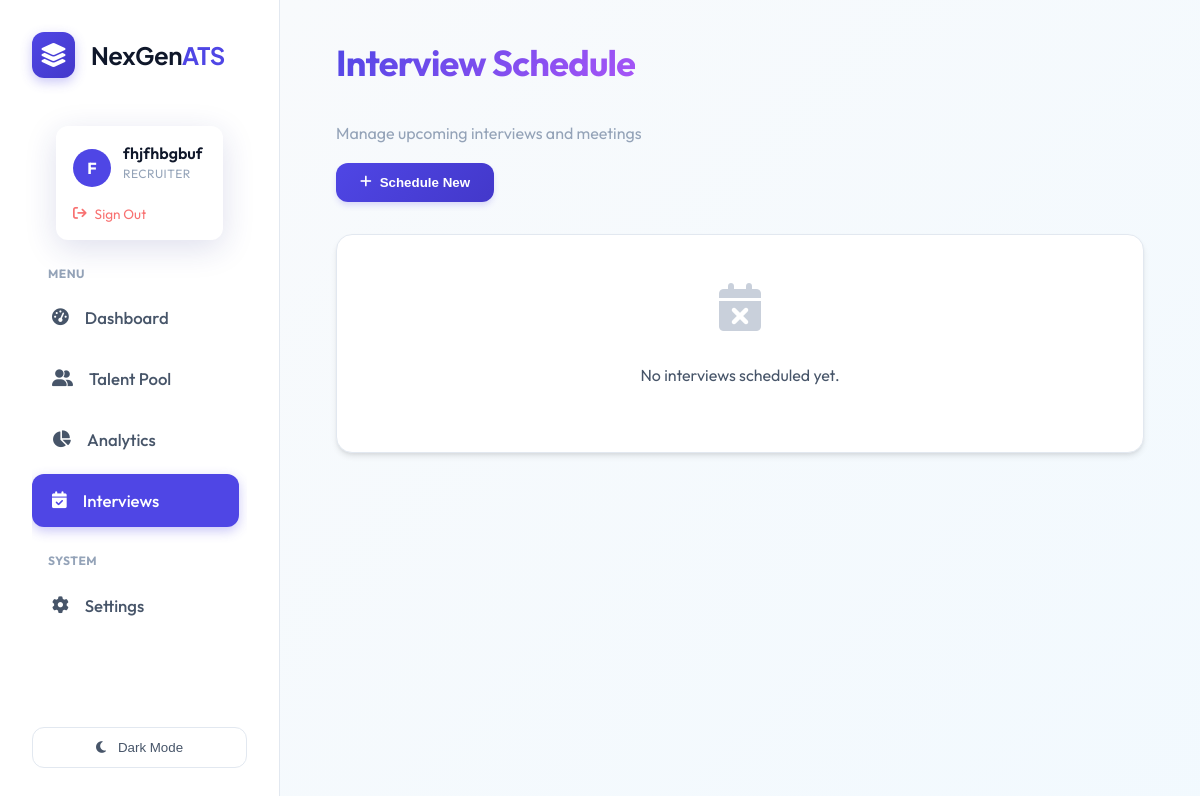
The page /interviews (signed in) on the database as committed earlier.
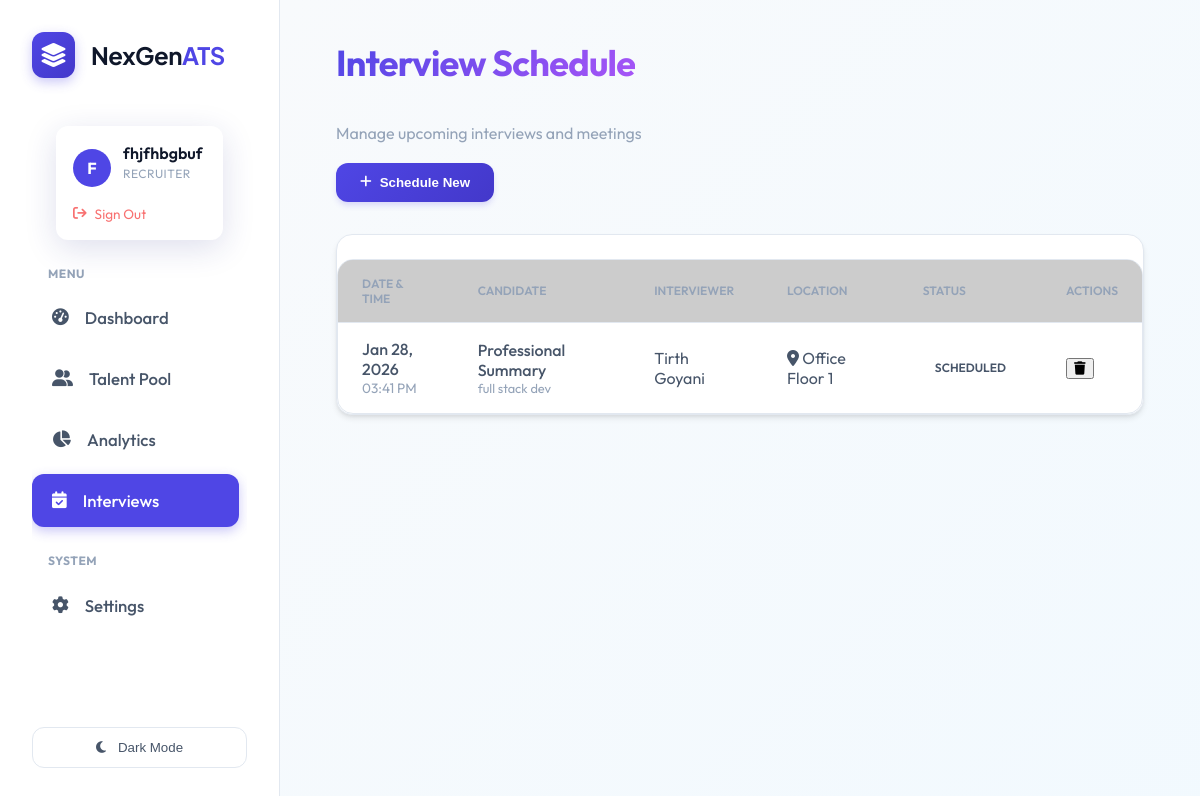
The same page on the database as committed later.
### tables this page shows
CREATE TABLE interviews (
                        id INTEGER PRIMARY KEY AUTOINCREMENT,
                        candidate_id INTEGER,
                        interviewer_id INTEGER,
                        start_time TIMESTAMP,
                        end_time TIMESTAMP,
                        location TEXT, -- 'Google Meet', 'Office', etc.
                        notes TEXT,
                        status TEXT DEFAULT 'Scheduled', -- 'Scheduled', 'Completed', 'Cancelled'
                        created_at TIMESTAMP DEFAULT CURRENT_TIMESTAMP,
                        FOREIGN KEY(candidate_id) REFERENCES candidates(id),
                        FOREIGN KEY(interviewer_id) REFERENCES users(id)
                    );

CREATE TABLE candidates (
                    id INTEGER PRIMARY KEY AUTOINCREMENT,
                    job_id INTEGER,
                    filename TEXT,
                    semantic_score REAL,
                    skills_score REAL,
                    experience_score REAL,
                    total_score REAL,
                    email TEXT,
                    phone TEXT,
                    full_text TEXT,
                    missing_skills TEXT,
                    interview_questions TEXT,
                    created_at TIMESTAMP DEFAULT CURRENT_TIMESTAMP, user_id INTEGER, status TEXT DEFAULT 'Applied', notes TEXT, name TEXT,
                    FOREIGN KEY(job_id) REFERENCES jobs(id)
                );

CREATE TABLE jobs (
                    id INTEGER PRIMARY KEY AUTOINCREMENT,
                    title TEXT NOT NULL,
                    description TEXT,
                    created_at TIMESTAMP DEFAULT CURRENT_TIMESTAMP,
                    status TEXT DEFAULT 'Open'
                );

CREATE TABLE users (
                    id INTEGER PRIMARY KEY AUTOINCREMENT,
                    name TEXT NOT NULL,
                    email TEXT UNIQUE NOT NULL,
                    password_hash TEXT NOT NULL,
                    role TEXT DEFAULT 'candidate', -- recruiter, candidate, admin
                    created_at TIMESTAMP DEFAULT CURRENT_TIMESTAMP
                , resume_path TEXT, skills TEXT, experience TEXT, education TEXT, profile_summary TEXT, full_text TEXT);

### routes/interviews.py (the view)
@bp.route('/interviews')
@login_required
@role_required('recruiter')
def index():
    conn = database.get_db_connection()
    query = '''
        SELECT i.*, c.name as candidate_name, c.filename as candidate_filename, j.title as job_title, u.name as interviewer_name
        FROM interviews i
        JOIN candidates c ON i.candidate_id = c.id
        LEFT JOIN jobs j ON c.job_id = j.id
        LEFT JOIN users u ON i.interviewer_id = u.id
        ORDER BY i.start_time ASC
    '''
    rows = conn.execute(query).fetchall()
    interviews = []
    for row in rows:
        interview = dict(row)
        if isinstance(interview['start_time'], str):
            try:
                interview['start_time'] = datetime.strptime(interview['start_time'], '%Y-%m-%d %H:%M:%S')
            except ValueError:
                try:
                    interview['start_time'] = datetime.strptime(interview['start_time'], '%Y-%m-%d %H:%M:%S.%f')
                except:
                    pass # Keep as string or handle error
        interviews.append(interview)
    candidates = conn.execute('SELECT id, name, filename FROM candidates ORDER BY name').fetchall()
    conn.close()
    return render_template('interviews.html', interviews=interviews, candidates=candidates)

### app.py (called while the page is built)
@login_manager.user_loader
def load_user(user_id):
    return User.get(user_id)

### database.py (called while the page is built)
def get_db_connection():
    db_url = os.getenv('DATABASE_URL')
    if db_url:
        import psycopg2
        from psycopg2.extras import RealDictCursor
        conn = psycopg2.connect(db_url, cursor_factory=RealDictCursor)
        return conn
    else:
        conn = sqlite3.connect(DB_NAME)
        conn.row_factory = sqlite3.Row
        return conn

    @staticmethod
    def get(user_id):
        conn = get_db_connection()
        user = conn.execute('SELECT * FROM users WHERE id = ?', (user_id,)).fetchone()
        conn.close()
        if not user: return None
        return User(user['id'], user['name'], user['email'], user['role'], user['password_hash'],
                   user['resume_path'], user['skills'], user['experience'], user['education'], user['profile_summary'])

### templates/interviews.html (shortened to what this page needs)
{% extends "layout.html" %}
{% block content %}
<div class="dashboard-header" style="margin-bottom: 2rem;">
    <div>
        <h1 class="text-gradient">Interview Schedule</h1>
        <p class="dashboard-subtitle">Manage upcoming interviews and meetings</p>
    </div>
    <button onclick="openScheduleModal()" class="btn-primary">
        <i class="fa-solid fa-plus"></i> Schedule New
    </button>
</div>
<div class="glass-card" style="padding: 0;">
    {% if interviews %}
    <div class="table-container">
        <table>
            <thead>
                <tr>
                    <th>Date & Time</th>
                    <th>Candidate</th>
                    <th>Interviewer</th>
                    <th>Location</th>
                    <th>Status</th>
                    <th>Actions</th>
                </tr>
            </thead>
            <tbody>
                {% for interview in interviews %}
                <tr>
                    <td>
                        <div style="font-weight: 500;">
                            {{ interview.start_time.strftime('%b %d, %Y') }}
                        </div>
                        <div style="font-size: 0.85rem; color: var(--text-muted);">
                            {{ interview.start_time.strftime('%I:%M %p') }}
                        </div>
                    </td>
                    <td>
                        <div style="font-weight: 500;">{{ interview.candidate_name or interview.candidate_filename }}
                        </div>
                        <div style="font-size: 0.8rem; color: var(--text-muted);">{{ interview.job_title }}</div>
                    </td>
                    <td>
                        {{ interview.interviewer_name }}
                    </td>
                    <td>
                        <i class="fa-solid fa-location-dot text-info"></i> {{ interview.location }}
                    </td>
                    <td>
                        <span class="status-pill status-{{ interview.status|lower }}">{{ interview.status }}</span>
                    </td>
                    <td>
                        <form action="{{ url_for('interviews.delete', id=interview.id) }}" method="POST"
                            onsubmit="return confirm('Cancel this interview?');" style="display:inline;">
                            <button type="submit" class="btn-icon text-danger" title="Cancel">
                                <i class="fa-solid fa-trash"></i>
                            </button>
                        </form>
                    </td>
                </tr>
                {% endfor %}
            </tbody>
        </table>
    </div>
    {% else %}
    <div style="padding: 3rem; text-align: center; color: var(--text-muted);">
        <i class="fa-solid fa-calendar-xmark fa-3x" style="margin-bottom: 1rem; opacity: 0.5;"></i>
        <p>No interviews scheduled yet.</p>
    </div>
    {% endif %}
</div>
{% endblock %}

Rows that differ between the two databases and show on the page:
added interviews: start_time "Jan 28, 2026", start_time "03:41 PM", name "Professional Summary", job_title "full stack dev", interviewer_name "Tirth Goyani", location "Office Floor 1", status "SCHEDULED"
Other text that changed with them:
text no longer shown: "No interviews scheduled yet."
text now shown: "DATE & TIME CANDIDATE INTERVIEWER LOCATION STATUS ACTIONS"
